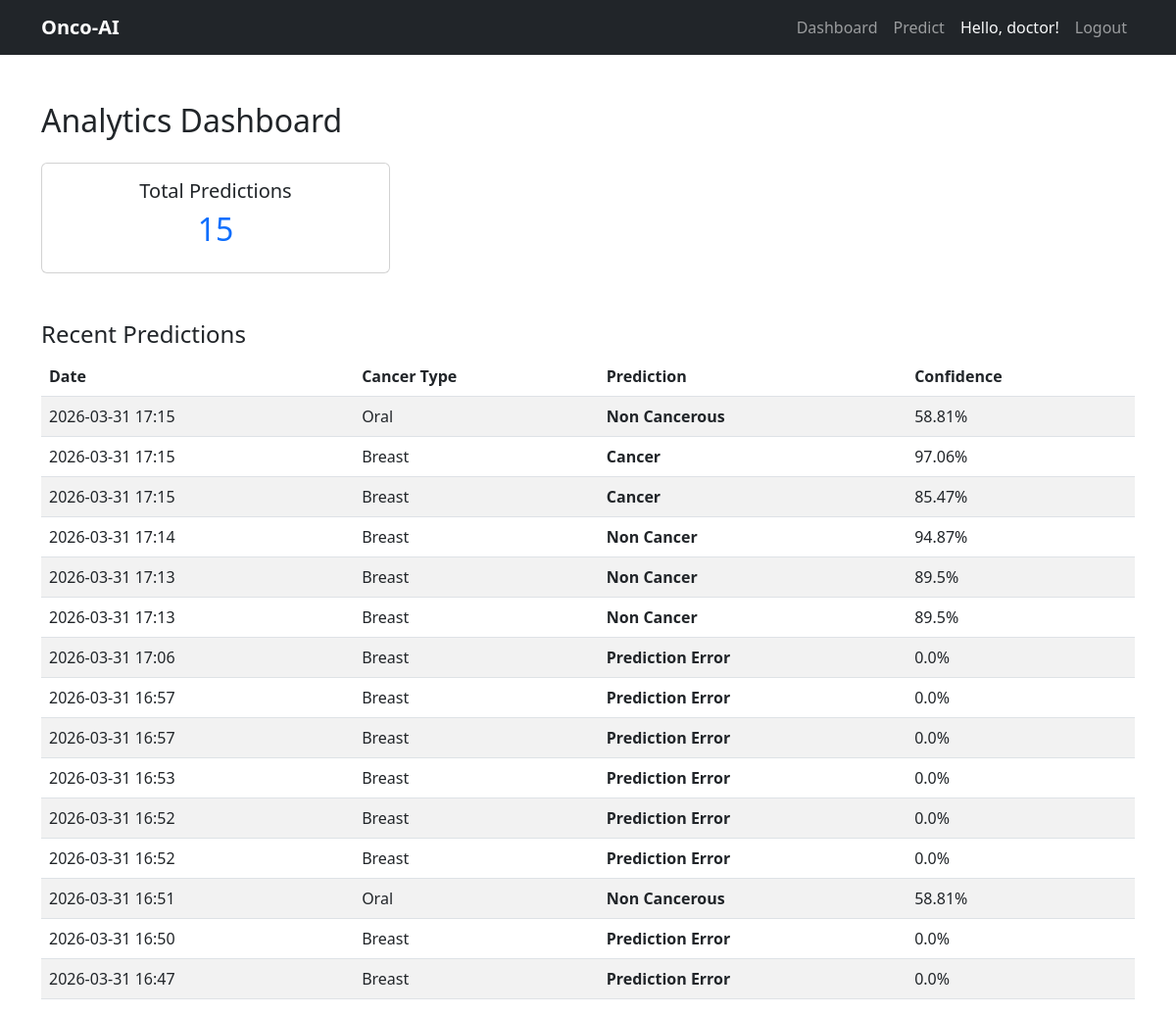
The page /dashboard (signed in) on the database its author committed.
### models.py (models this page shows, shortened)
class User(UserMixin, db.Model):
    id = db.Column(db.Integer, primary_key=True)
    username = db.Column(db.String(80), unique=True, nullable=False)
    email = db.Column(db.String(120), unique=True, nullable=False)
    password_hash = db.Column(db.String(256), nullable=False)

class Prediction(db.Model):
    id = db.Column(db.Integer, primary_key=True)
    user_id = db.Column(db.Integer, db.ForeignKey('user.id'), nullable=False)
    cancer_type = db.Column(db.String(20))        # Breast or Oral
    prediction = db.Column(db.String(100))
    confidence = db.Column(db.Float)
    image_path = db.Column(db.String(300))
    timestamp = db.Column(db.DateTime, default=datetime.utcnow)

### app_flask.py (the view)
@app.route('/dashboard')
@login_required
def dashboard():
    predictions = Prediction.query.filter_by(user_id=current_user.id)\
                    .order_by(Prediction.timestamp.desc()).limit(15).all()
    total_preds = Prediction.query.filter_by(user_id=current_user.id).count()
    return render_template('dashboard.html',
                         predictions=predictions,
                         total_predictions=total_preds)

### app_flask.py (called while the page is built)
@login_manager.user_loader
def load_user(user_id):
    return User.query.get(int(user_id))

### templates/dashboard.html
{% extends "base.html" %}
{% block content %}
<h2 class="mb-4">Analytics Dashboard</h2>
<div class="row">
    <div class="col-md-4">
        <div class="card text-center">
            <div class="card-body">
                <h5>Total Predictions</h5>
                <h2 class="text-primary">{{ total_predictions }}</h2>
            </div>
        </div>
    </div>
</div>
<h4 class="mt-5">Recent Predictions</h4>
<table class="table table-striped">
    <thead>
        <tr>
            <th>Date</th>
            <th>Cancer Type</th>
            <th>Prediction</th>
            <th>Confidence</th>
        </tr>
    </thead>
    <tbody>
        {% for pred in predictions %}
        <tr>
            <td>{{ pred.timestamp.strftime('%Y-%m-%d %H:%M') }}</td>
            <td>{{ pred.cancer_type }}</td>
            <td><strong>{{ pred.prediction }}</strong></td>
            <td>{{ pred.confidence|round(2) }}%</td>
        </tr>
        {% endfor %}
    </tbody>
</table>
{% endblock %}

### templates/base.html (shortened to what this page needs)
<!DOCTYPE html>
<html lang="en">
<head>
    <link href="https://cdn.jsdelivr.net/npm/bootstrap@5.3.0/dist/css/bootstrap.min.css" rel="stylesheet">
</head>
<body>
    <nav class="navbar navbar-expand-lg navbar-dark bg-dark fixed-top">
    <div class="container">
        <a class="navbar-brand" href="{{ url_for('dashboard') }}">Onco-AI</a>
        <div class="navbar-nav ms-auto">
            {% if current_user.is_authenticated %}
                <a class="nav-link" href="{{ url_for('dashboard') }}">Dashboard</a>
                <a class="nav-link" href="{{ url_for('predict') }}">Predict</a>
                <span class="nav-link text-light">Hello, {{ current_user.username }}!</span>
                <a class="nav-link" href="{{ url_for('logout') }}">Logout</a>
            {% else %}
                <a class="nav-link" href="{{ url_for('login') }}">Login</a>
                <a class="nav-link" href="{{ url_for('register') }}">Register</a>
            {% endif %}
        </div>
    </div>
</nav>
    <div class="container mt-5">
        {% block content %}{% endblock %}
    </div>
</body>
</html>

### templates/base.html (style rules this page uses)
body { padding-top: 56px; }
.navbar-brand { font-weight: bold; }

### rows shown on the page
User: username "doctor"
Prediction: timestamp "2026-03-31 17:15", cancer_type "Oral", prediction "Non Cancerous", confidence "58.81"
Prediction: timestamp "2026-03-31 17:15", cancer_type "Breast", prediction "Cancer", confidence "97.06"
Prediction: timestamp "2026-03-31 17:15", cancer_type "Breast", prediction "Cancer", confidence "85.47"
Prediction: timestamp "2026-03-31 17:14", cancer_type "Breast", prediction "Non Cancer", confidence "94.87"
Prediction: timestamp "2026-03-31 17:13", cancer_type "Breast", prediction "Non Cancer", confidence "89.5"
Prediction: timestamp "2026-03-31 17:13", cancer_type "Breast", prediction "Non Cancer", confidence "89.5"
Prediction: timestamp "2026-03-31 17:06", cancer_type "Breast", prediction "Prediction Error", confidence "0.0"
Prediction: timestamp "2026-03-31 16:57", cancer_type "Breast", prediction "Prediction Error", confidence "0.0"
Prediction: timestamp "2026-03-31 16:57", cancer_type "Breast", prediction "Prediction Error", confidence "0.0"
Prediction: timestamp "2026-03-31 16:53", cancer_type "Breast", prediction "Prediction Error", confidence "0.0"
Prediction: timestamp "2026-03-31 16:52", cancer_type "Breast", prediction "Prediction Error", confidence "0.0"
Prediction: timestamp "2026-03-31 16:52", cancer_type "Breast", prediction "Prediction Error", confidence "0.0"
Prediction: timestamp "2026-03-31 16:51", cancer_type "Oral", prediction "Non Cancerous", confidence "58.81"
Prediction: timestamp "2026-03-31 16:50", cancer_type "Breast", prediction "Prediction Error", confidence "0.0"
Prediction: timestamp "2026-03-31 16:47", cancer_type "Breast", prediction "Prediction Error", confidence "0.0"

### other values the page prints
{{ total_predictions }} "15"
